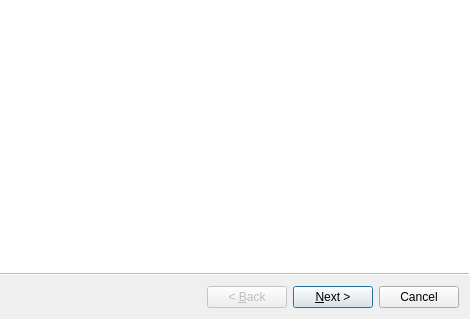
<?xml version="1.0" encoding="UTF-8"?>
<ui version="4.0">
 <class>NewScanWizard</class>
 <widget class="QWizard" name="NewScanWizard">
  <property name="windowModality">
   <enum>Qt::ApplicationModal</enum>
  </property>
  <property name="geometry">
   <rect>
    <x>0</x>
    <y>0</y>
    <width>470</width>
    <height>319</height>
   </rect>
  </property>
  <property name="windowTitle">
   <string>New Scan</string>
  </property>
  <property name="windowIcon">
   <iconset resource="icons.qrc">
    <normaloff>:/new/icons/icons/application_osx_terminal.png</normaloff>:/new/icons/icons/application_osx_terminal.png</iconset>
  </property>
  <property name="sizeGripEnabled">
   <bool>false</bool>
  </property>
  <property name="modal">
   <bool>true</bool>
  </property>
  <property name="wizardStyle">
   <enum>QWizard::ModernStyle</enum>
  </property>
  <widget class="QWizardPage" name="wizardPage1"/>
  <widget class="QWizardPage" name="wizardPage2"/>
 </widget>
 <resources>
  <include location="icons.qrc"/>
 </resources>
 <connections/>
</ui>
